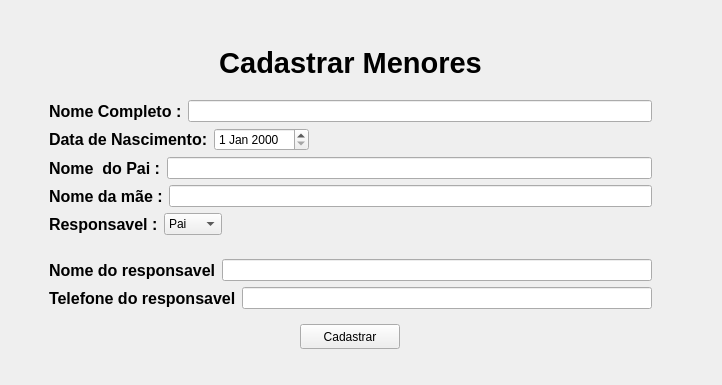
<?xml version="1.0" encoding="UTF-8"?>
<ui version="4.0">
 <class>Widget</class>
 <widget class="QWidget" name="Widget">
  <property name="enabled">
   <bool>true</bool>
  </property>
  <property name="geometry">
   <rect>
    <x>0</x>
    <y>0</y>
    <width>722</width>
    <height>385</height>
   </rect>
  </property>
  <property name="windowTitle">
   <string>Widget</string>
  </property>
  <widget class="QWidget" name="">
   <property name="geometry">
    <rect>
     <x>40</x>
     <y>40</y>
     <width>621</width>
     <height>309</height>
    </rect>
   </property>
   <layout class="QVBoxLayout" name="Layout_principal">
    <item>
     <widget class="QLabel" name="label">
      <property name="font">
       <font>
        <pointsize>22</pointsize>
        <bold>true</bold>
       </font>
      </property>
      <property name="text">
       <string>Cadastrar Menores</string>
      </property>
      <property name="alignment">
       <set>Qt::AlignmentFlag::AlignCenter</set>
      </property>
     </widget>
    </item>
    <item>
     <widget class="QWidget" name="widget_cadastro_menor" native="true">
      <layout class="QVBoxLayout" name="layout_cadastro_menor">
       <item>
        <layout class="QHBoxLayout" name="layout_nome">
         <item>
          <widget class="QLabel" name="titulo_nome">
           <property name="font">
            <font>
             <pointsize>12</pointsize>
             <bold>true</bold>
            </font>
           </property>
           <property name="text">
            <string>Nome Completo :</string>
           </property>
          </widget>
         </item>
         <item>
          <widget class="QLineEdit" name="lineEdit"/>
         </item>
        </layout>
       </item>
       <item>
        <layout class="QHBoxLayout" name="layout_nome_2">
         <item>
          <widget class="QLabel" name="titulo_data_nascimento">
           <property name="font">
            <font>
             <pointsize>12</pointsize>
             <bold>true</bold>
            </font>
           </property>
           <property name="text">
            <string>Data de Nascimento:</string>
           </property>
          </widget>
         </item>
         <item>
          <widget class="QDateEdit" name="entrada_data_nascimneto"/>
         </item>
         <item>
          <spacer name="horizontalSpacer_2">
           <property name="orientation">
            <enum>Qt::Orientation::Horizontal</enum>
           </property>
           <property name="sizeHint" stdset="0">
            <size>
             <width>40</width>
             <height>20</height>
            </size>
           </property>
          </spacer>
         </item>
        </layout>
       </item>
       <item>
        <layout class="QHBoxLayout" name="layout_nome_pai">
         <item>
          <widget class="QLabel" name="titulo_pai">
           <property name="font">
            <font>
             <pointsize>12</pointsize>
             <bold>true</bold>
            </font>
           </property>
           <property name="text">
            <string>Nome  do Pai :</string>
           </property>
          </widget>
         </item>
         <item>
          <widget class="QLineEdit" name="entrada_nome_pai"/>
         </item>
        </layout>
       </item>
       <item>
        <layout class="QHBoxLayout" name="layout_nome_mae">
         <item>
          <widget class="QLabel" name="titulo_mae">
           <property name="font">
            <font>
             <pointsize>12</pointsize>
             <bold>true</bold>
            </font>
           </property>
           <property name="text">
            <string>Nome da mãe :</string>
           </property>
          </widget>
         </item>
         <item>
          <widget class="QLineEdit" name="entrada_nome_mae"/>
         </item>
        </layout>
       </item>
       <item>
        <layout class="QHBoxLayout" name="layout_seletor_responsavel">
         <item>
          <widget class="QLabel" name="label_2">
           <property name="font">
            <font>
             <pointsize>12</pointsize>
             <bold>true</bold>
            </font>
           </property>
           <property name="text">
            <string>Responsavel :</string>
           </property>
          </widget>
         </item>
         <item>
          <widget class="QComboBox" name="comboBox">
           <item>
            <property name="text">
             <string>Pai</string>
            </property>
           </item>
           <item>
            <property name="text">
             <string>Mãe</string>
            </property>
           </item>
           <item>
            <property name="text">
             <string>outro</string>
            </property>
           </item>
          </widget>
         </item>
         <item>
          <spacer name="horizontalSpacer">
           <property name="orientation">
            <enum>Qt::Orientation::Horizontal</enum>
           </property>
           <property name="sizeHint" stdset="0">
            <size>
             <width>40</width>
             <height>20</height>
            </size>
           </property>
          </spacer>
         </item>
        </layout>
       </item>
      </layout>
     </widget>
    </item>
    <item>
     <widget class="QWidget" name="widget_novo_responsavel" native="true">
      <layout class="QVBoxLayout" name="layout_outro_responsavel">
       <item>
        <layout class="QHBoxLayout" name="layout_nome_responsavel">
         <item>
          <widget class="QLabel" name="titulo_responsavel">
           <property name="font">
            <font>
             <pointsize>12</pointsize>
             <bold>true</bold>
            </font>
           </property>
           <property name="text">
            <string>Nome do responsavel</string>
           </property>
          </widget>
         </item>
         <item>
          <widget class="QLineEdit" name="entreda_nome_outro_responsavel"/>
         </item>
        </layout>
       </item>
       <item>
        <layout class="QHBoxLayout" name="layout_telefone_responsavel">
         <item>
          <widget class="QLabel" name="titulo_responsavel_2">
           <property name="font">
            <font>
             <pointsize>12</pointsize>
             <bold>true</bold>
            </font>
           </property>
           <property name="text">
            <string>Telefone do responsavel</string>
           </property>
          </widget>
         </item>
         <item>
          <widget class="QLineEdit" name="entreda_nome_outro_responsavel_2"/>
         </item>
        </layout>
       </item>
      </layout>
     </widget>
    </item>
    <item>
     <layout class="QHBoxLayout" name="horizontalLayout">
      <item>
       <widget class="QPushButton" name="pushButton">
        <property name="sizePolicy">
         <sizepolicy hsizetype="Minimum" vsizetype="Minimum">
          <horstretch>0</horstretch>
          <verstretch>0</verstretch>
         </sizepolicy>
        </property>
        <property name="maximumSize">
         <size>
          <width>100</width>
          <height>25</height>
         </size>
        </property>
        <property name="baseSize">
         <size>
          <width>0</width>
          <height>0</height>
         </size>
        </property>
        <property name="text">
         <string>Cadastrar</string>
        </property>
       </widget>
      </item>
     </layout>
    </item>
   </layout>
  </widget>
 </widget>
 <resources/>
 <connections/>
</ui>
